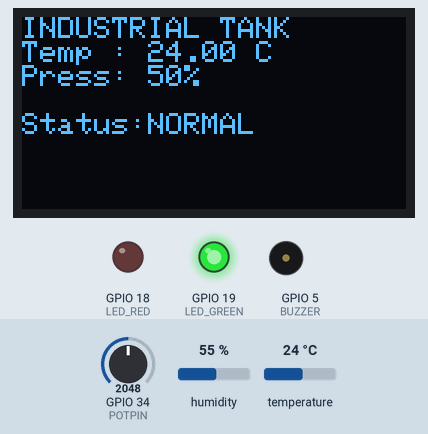
A program run on a simulated ESP32. Shown: 128×64 one-colour display, output pins drawn as LEDs (lit = HIGH), buzzer (waves = sounding). The test bench sets the inputs (shaded band); at power-on: GPIO 34 (POTPIN) = 2048, temperature 24 °C, humidity 55 %. WiFi joins after 1.5 s; servers stay silent unless stated; random numbers use the default seed unless the program sets one; no MQTT or app messages arrive unless stated; what the program prints to the serial monitor is not drawn.

Above: at 2.7 s.
2.8 s: GPIO 34 (POTPIN) set to 2424
5.5 s: GPIO 34 (POTPIN) set to 2530
At 6.9 s:
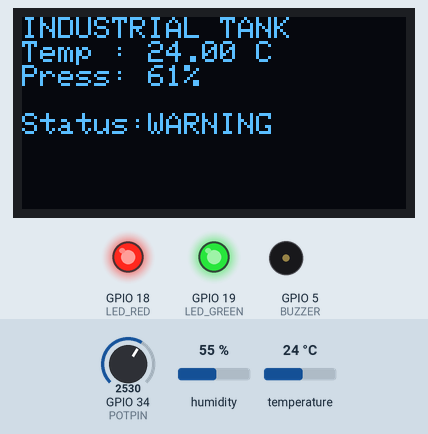
8.2 s: GPIO 34 (POTPIN) set to 3239
At 10.0 s:
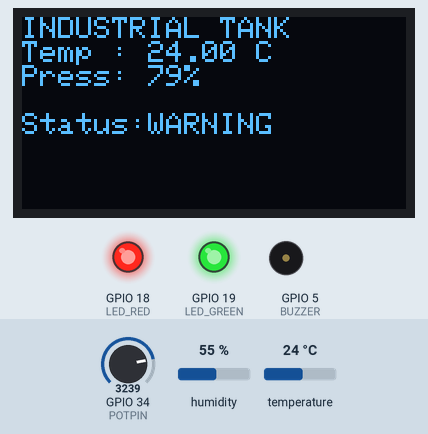
11.2 s: GPIO 34 (POTPIN) set to 3320
At 12.8 s:
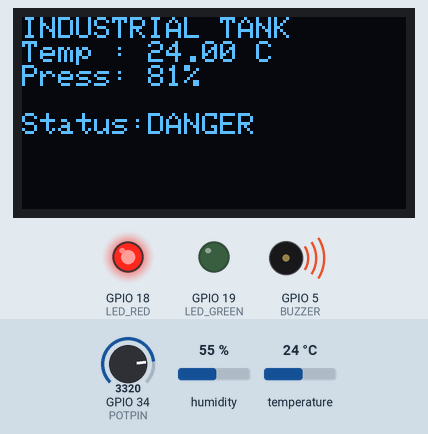
13.9 s: temperature set to 12 °C
At 17.0 s:
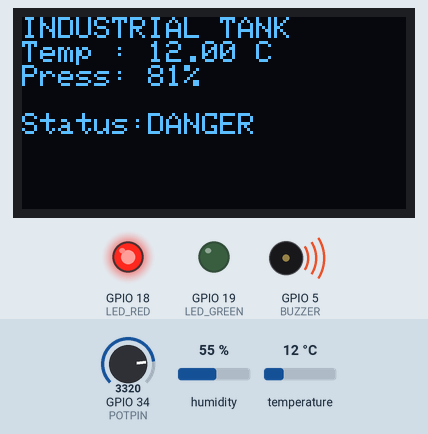
17.3 s: temperature set to 19 °C
Timing chart, 0 to 20.3 s (numbered marks = the images above; inputs shaded):
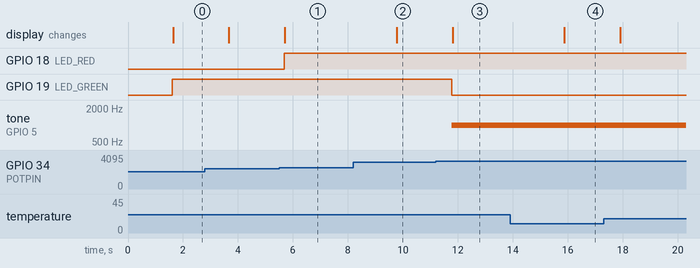

The program:

main.cpp
```cpp
#include <Arduino.h>
#include <WiFi.h>
#include <PubSubClient.h>
#include <ArduinoJson.h>
#include <DHT.h>
#include <Wire.h>
#include <Adafruit_GFX.h>
#include <Adafruit_SSD1306.h>

// ======================
// WIFI
// ======================

const char *ssid = "Wokwi-GUEST";
const char *password = "";

// ======================
// MQTT
// ======================

const char *mqttServer = "broker.emqx.io";
const int mqttPort = 1883;

const char *topic = "industrial/tank/data";

// ======================
// PIN
// ======================

#define DHTPIN 15
#define DHTTYPE DHT22

#define POTPIN 34

#define LED_GREEN 19
#define LED_RED 18
#define BUZZER 5

// ======================
// OLED
// ======================

#define SCREEN_WIDTH 128
#define SCREEN_HEIGHT 64

Adafruit_SSD1306 display(
    SCREEN_WIDTH,
    SCREEN_HEIGHT,
    &Wire,
    -1);

// ======================

DHT dht(DHTPIN, DHTTYPE);

WiFiClient espClient;
PubSubClient mqttClient(espClient);

// ======================

float temperature = 0;
int pressure = 0;

String statusTank = "NORMAL";

// ======================

void connectWifi()
{
  Serial.print("Connecting WiFi");

  WiFi.begin(ssid, password);

  while (WiFi.status() != WL_CONNECTED)
  {
    delay(500);
    Serial.print(".");
  }

  Serial.println();
  Serial.println("WiFi Connected");

  Serial.print("IP : ");
  Serial.println(WiFi.localIP());
}

// ======================

void reconnectMQTT()
{
  while (!mqttClient.connected())
  {
    Serial.print("Connecting MQTT...");

    String clientId = "ESP32-";
    clientId += String(random(1000, 9999));

    if (mqttClient.connect(clientId.c_str()))
    {
      Serial.println("CONNECTED");
    }
    else
    {
      Serial.print("FAILED : ");
      Serial.println(mqttClient.state());

      delay(2000);
    }
  }
}

// ======================

void readSensor()
{
  temperature = dht.readTemperature();

  int adc = analogRead(POTPIN);

  pressure = map(adc, 0, 4095, 0, 100);

  if (isnan(temperature))
    temperature = 0;
}

// ======================

void checkStatus()
{
  digitalWrite(LED_GREEN, LOW);
  digitalWrite(LED_RED, LOW);

  // buzzer off
  noTone(BUZZER);

  if (temperature >= 60 || pressure >= 80)
  {
    statusTank = "DANGER";

    digitalWrite(LED_RED, HIGH);

    tone(BUZZER, 1000);
  }
  else if (temperature >= 45 || pressure >= 60)
  {
    statusTank = "WARNING";

    digitalWrite(LED_GREEN, HIGH);
    digitalWrite(LED_RED, HIGH);
  }
  else
  {
    statusTank = "NORMAL";

    digitalWrite(LED_GREEN, HIGH);
  }
}

// ======================

void updateOLED()
{
  display.clearDisplay();

  display.setTextSize(1);
  display.setTextColor(WHITE);

  display.setCursor(0, 0);
  display.println("INDUSTRIAL TANK");

  display.print("Temp : ");
  display.print(temperature);
  display.println(" C");

  display.print("Press: ");
  display.print(pressure);
  display.println("%");

  display.println();

  display.print("Status:");

  display.println(statusTank);

  display.display();
}

// ======================

void publishData()
{
  StaticJsonDocument<200> doc;

  doc["temperature"] = temperature;
  doc["pressure"] = pressure;
  doc["status"] = statusTank;

  char buffer[256];

  serializeJson(doc, buffer);

  mqttClient.publish(topic, buffer);

  Serial.println("---------------------");
  Serial.println("MQTT Publish");
  Serial.println(buffer);
}

// ======================

void setup()
{
  Serial.begin(115200);

  pinMode(LED_GREEN, OUTPUT);
  pinMode(LED_RED, OUTPUT);
  pinMode(BUZZER, OUTPUT);

  dht.begin();

  display.begin(
      SSD1306_SWITCHCAPVCC,
      0x3C);

  display.clearDisplay();
  display.display();

  connectWifi();

  mqttClient.setServer(
      mqttServer,
      mqttPort);
}

// ======================

void loop()
{
  if (WiFi.status() != WL_CONNECTED)
  {
    connectWifi();
  }

  if (!mqttClient.connected())
  {
    reconnectMQTT();
  }

  mqttClient.loop();

  readSensor();

  checkStatus();

  updateOLED();

  publishData();

  delay(2000);
}
```

Measured:
- the behaviour switches between 2456 and 2457 on GPIO 34 (POTPIN) (found by bisection; images 0 and 1)
- the behaviour switches between 3275 and 3276 on GPIO 34 (POTPIN) (found by bisection; images 2 and 3)
- after the input at 5.5 s, GPIO 18 (LED_RED): LOW → HIGH after 0.18 s; the display: changes after 0.21 s (image 1)
- after the input at 8.2 s, the display: changes after 1.6 s (image 2)
- after the input at 11.2 s, GPIO 19 (LED_GREEN): HIGH → LOW after 0.58 s; tone on GPIO 5 (BUZZER): silent → 1000 Hz after 0.58 s; the display: changes after 0.61 s (image 3)
- after the input at 13.9 s, the display: changes after 2.0 s (image 4)
